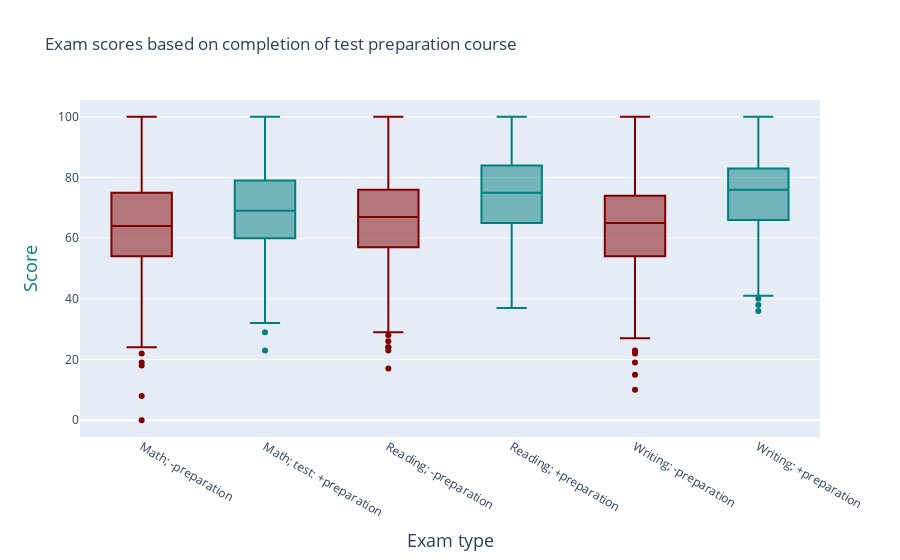

The cell this chart's notebook holds for it:
### Code cell
# Create a variable to hold the values to be ploted
to_plot = []
# This contains main dataset indexing and plot dataset creation in a single line
to_plot.append(Box( y=test_none['math score'], name="Math; -preparation", showlegend=False, marker_color = '#7f0000' ) )
to_plot.append(Box( y=test_comp['math score'], name="Math; test: +preparation", showlegend=False, marker_color = '#007f7f' ) )
to_plot.append(Box( y=test_none['reading score'], name="Reading; -preparation", showlegend=False, marker_color = '#7f0000' ) )
to_plot.append(Box( y=test_comp['reading score'], name="Reading; +preparation", showlegend=False, marker_color = '#007f7f' ) )
to_plot.append(Box( y=test_none['writing score'], name="Writing; -preparation", showlegend=False, marker_color = '#7f0000' ) )
to_plot.append(Box( y=test_comp['writing score'], name="Writing; +preparation", showlegend=False, marker_color = '#007f7f' ) )

# Layout, descriptions of the plot's style

layout = Layout(
    title="Exam scores based on completion of test preparation course",
    xaxis=dict(
        title="Exam type",
        titlefont=dict(
            size=18,
            #color='#7f0000'
        )
    ),
    yaxis=dict(
        title="Score",
        titlefont=dict(
            size=18,
            color='#007f7f'
        )
    ),
)

plotly.offline.iplot({
    "data": to_plot,
    "layout": layout
})

### Figure 1 — Plotly figure (JSON) as saved in the notebook; plotly's stock layout.template omitted (floating-point values rounded to 4 significant figures; data arrays with more than 128 entries replaced by an {"elided": "..."} marker saying what was removed)
{"data": [{"marker": {"color": "#7f0000"}, "name": "Math; -preparation", "showlegend": false, "type": "box", "y": {"elided": "642 int values"}}, {"marker": {"color": "#007f7f"}, "name": "Math; test: +preparation", "showlegend": false, "type": "box", "y": {"elided": "358 int values"}}, {"marker": {"color": "#7f0000"}, "name": "Reading; -preparation", "showlegend": false, "type": "box", "y": {"elided": "642 int values"}}, {"marker": {"color": "#007f7f"}, "name": "Reading; +preparation", "showlegend": false, "type": "box", "y": {"elided": "358 int values"}}, {"marker": {"color": "#7f0000"}, "name": "Writing; -preparation", "showlegend": false, "type": "box", "y": {"elided": "642 int values"}}, {"marker": {"color": "#007f7f"}, "name": "Writing; +preparation", "showlegend": false, "type": "box", "y": {"elided": "358 int values"}}], "layout": {"title": {"text": "Exam scores based on completion of test preparation course"}, "xaxis": {"title": {"font": {"size": 18}, "text": "Exam type"}}, "yaxis": {"title": {"font": {"color": "#007f7f", "size": 18}, "text": "Score"}}}}
